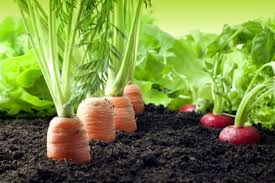
#> input picture dashboard0.4-ImageAnalyzePipeline/media/time_lapse/plant1.jpg, 275 x 183 px
$ python -i analyze_image.0.py   (imports and definitions only)
#> lines starting #> are read from the running program, lines starting #| are printed output that depends on the picture; after the words box and inside, x2 and y2 are one past the last pixel; in counts of white or black regions, pixels touching at a corner belong together
# modules/image_analysis.py
import cv2

def analyze_image(image_path):
    """
    Analyze an image to detect plants and measure their size.
    :param image_path: Path to the image file.
    :return: List of plant data (width, height).
    """
    image = cv2.imread(image_path)
#> image is the input picture: shape (183, 275, 3); mean B, G, R 65.3, 138.8, 120.8
    gray = cv2.cvtColor(image, cv2.COLOR_BGR2GRAY)
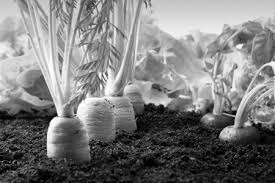
#> gray: shape (183, 275); min 0, max 255, mean 125
    edges = cv2.Canny(gray, 100, 200)
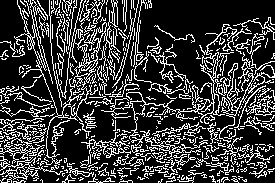
#> edges: shape (183, 275); 23.4% white in thin lines or dots
    contours, _ = cv2.findContours(edges, cv2.RETR_EXTERNAL, cv2.CHAIN_APPROX_SIMPLE)
#> contours = 380 contours, 348 with area under 20; largest, box (x1, y1, x2, y2) and area: (71, 0, 118, 84) 556, (126, 24, 237, 140) 432, (0, 138, 63, 180) 420, (14, 0, 98, 166) 232, (131, 130, 208, 158) 197

    plant_data = []
    for contour in contours:
        x, y, w, h = cv2.boundingRect(contour)
        plant_data.append({"width": w, "height": h})
#> this loop made 380 passes
#> (x, y, w, h) on passes 1 to 3: (119, 180, 14, 3), (13, 180, 13, 3), (242, 179, 5, 3)
#> after the loop, plant_data = 380 items

    return plant_data

>>> result = analyze_image('../dashboard0.4-ImageAnalyzePipeline/media/time_lapse/plant1.jpg')
#> result = 380 items

$ run again, on dashboard0.4-ImageAnalyzePipeline/media/time_lapse/plant2.jpg
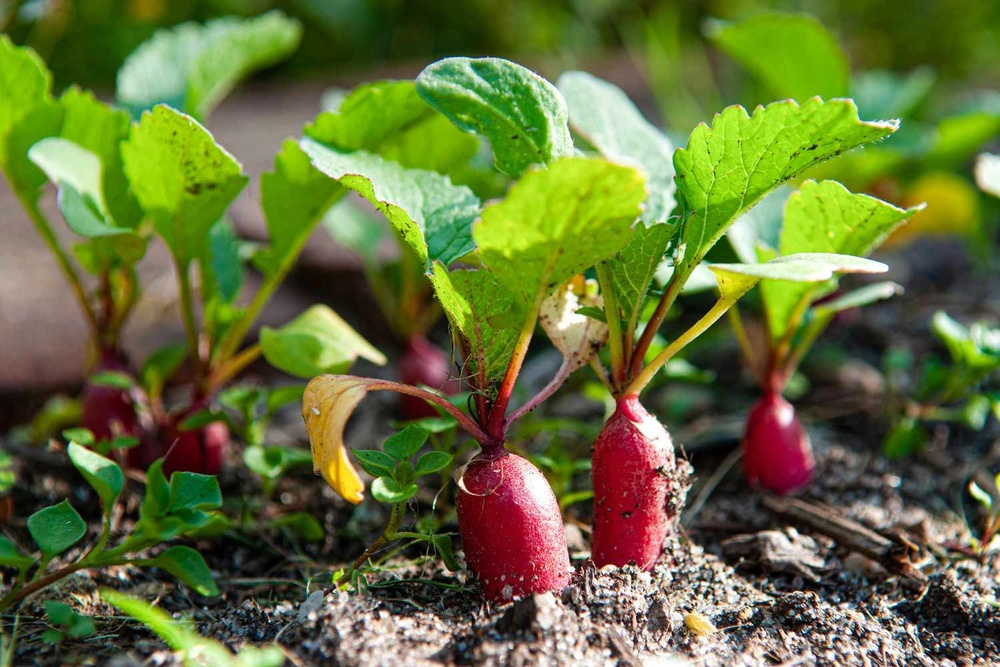
#> input picture dashboard0.4-ImageAnalyzePipeline/media/time_lapse/plant2.jpg, 1000 x 667 px, shrunk from 1500 x 1000 before the run
#> in analyze_image, image is the input picture: shape (667, 1000, 3); mean B, G, R 57.3, 112.1, 100.9
#> in analyze_image, `gray = cv2.cvtColor(image, cv2.COLOR_BGR2GRAY)`:
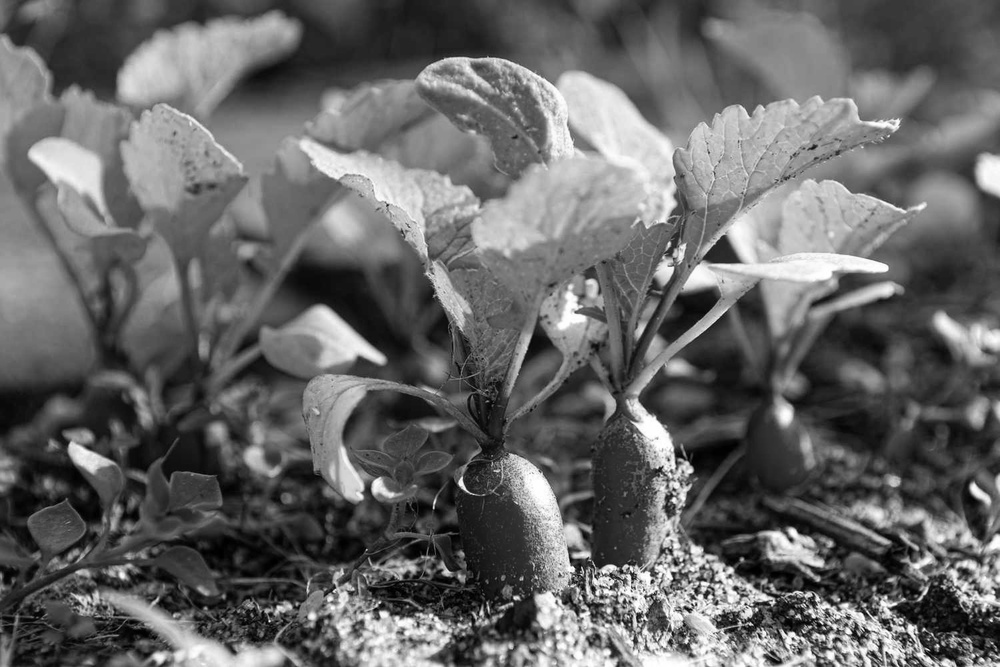
#> gray: shape (667, 1000); min 0, max 255, mean 102.5
#> in analyze_image, `edges = cv2.Canny(gray, 100, 200)`:
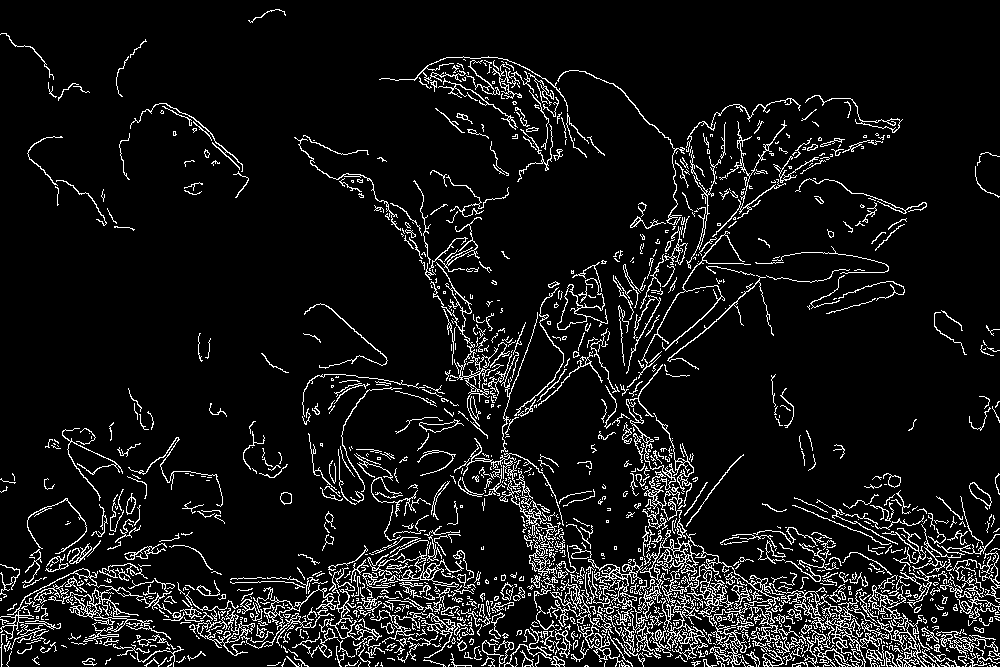
#> edges: shape (667, 1000); 8.3% white in thin lines or dots
#> contours = 1482 contours, 1294 with area under 20; largest, box (x1, y1, x2, y2) and area: (588, 471, 882, 667) 3666, (868, 585, 935, 667) 786, (557, 278, 608, 330) 606, (709, 599, 806, 667) 578, (241, 585, 336, 649) 508
#> the loop in analyze_image, `for contour in contours:` made 1482 passes
#> (x, y, w, h) on passes 1, 4, 8: (987, 666, 1, 1), (839, 666, 1, 1), (951, 665, 3, 2)
#> after the loop in analyze_image, `for contour in contours:`: plant_data = 1482 items
